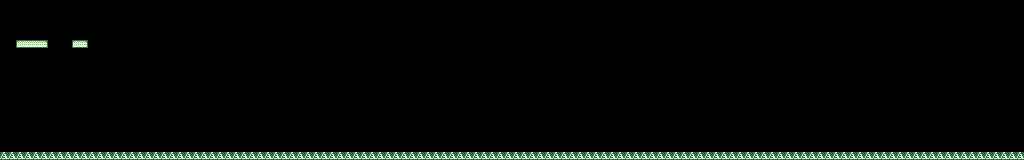

Below is a game level as drawn by its tile map, then a one-line description and the .tmx file that defines it, in full:
An orthogonal 128x20 tile map with 8x8 px tiles, 1 tile layer (Tile Layer 1).

<map version="1.10" tiledversion="1.11.0" orientation="orthogonal" renderorder="right-down" width="128" height="20" tilewidth="8" tileheight="8" infinite="0" nextlayerid="2" nextobjectid="1">
 <tileset firstgid="1" source="PlatformingTiles.tsx" />
 <layer id="1" name="Tile Layer 1" width="128" height="20">
  <data encoding="csv">
0,0,0,0,0,0,0,0,0,0,0,0,0,0,0,0,0,0,0,0,0,0,0,0,0,0,0,0,0,0,0,0,0,0,0,0,0,0,0,0,0,0,0,0,0,0,0,0,0,0,0,0,0,0,0,0,0,0,0,0,0,0,0,0,0,0,0,0,0,0,0,0,0,0,0,0,0,0,0,0,0,0,0,0,0,0,0,0,0,0,0,0,0,0,0,0,0,0,0,0,0,0,0,0,0,0,0,0,0,0,0,0,0,0,0,0,0,0,0,0,0,0,0,0,0,0,0,0,
0,0,0,0,0,0,0,0,0,0,0,0,0,0,0,0,0,0,0,0,0,0,0,0,0,0,0,0,0,0,0,0,0,0,0,0,0,0,0,0,0,0,0,0,0,0,0,0,0,0,0,0,0,0,0,0,0,0,0,0,0,0,0,0,0,0,0,0,0,0,0,0,0,0,0,0,0,0,0,0,0,0,0,0,0,0,0,0,0,0,0,0,0,0,0,0,0,0,0,0,0,0,0,0,0,0,0,0,0,0,0,0,0,0,0,0,0,0,0,0,0,0,0,0,0,0,0,0,
0,0,0,0,0,0,0,0,0,0,0,0,0,0,0,0,0,0,0,0,0,0,0,0,0,0,0,0,0,0,0,0,0,0,0,0,0,0,0,0,0,0,0,0,0,0,0,0,0,0,0,0,0,0,0,0,0,0,0,0,0,0,0,0,0,0,0,0,0,0,0,0,0,0,0,0,0,0,0,0,0,0,0,0,0,0,0,0,0,0,0,0,0,0,0,0,0,0,0,0,0,0,0,0,0,0,0,0,0,0,0,0,0,0,0,0,0,0,0,0,0,0,0,0,0,0,0,0,
0,0,0,0,0,0,0,0,0,0,0,0,0,0,0,0,0,0,0,0,0,0,0,0,0,0,0,0,0,0,0,0,0,0,0,0,0,0,0,0,0,0,0,0,0,0,0,0,0,0,0,0,0,0,0,0,0,0,0,0,0,0,0,0,0,0,0,0,0,0,0,0,0,0,0,0,0,0,0,0,0,0,0,0,0,0,0,0,0,0,0,0,0,0,0,0,0,0,0,0,0,0,0,0,0,0,0,0,0,0,0,0,0,0,0,0,0,0,0,0,0,0,0,0,0,0,0,0,
0,0,0,0,0,0,0,0,0,0,0,0,0,0,0,0,0,0,0,0,0,0,0,0,0,0,0,0,0,0,0,0,0,0,0,0,0,0,0,0,0,0,0,0,0,0,0,0,0,0,0,0,0,0,0,0,0,0,0,0,0,0,0,0,0,0,0,0,0,0,0,0,0,0,0,0,0,0,0,0,0,0,0,0,0,0,0,0,0,0,0,0,0,0,0,0,0,0,0,0,0,0,0,0,0,0,0,0,0,0,0,0,0,0,0,0,0,0,0,0,0,0,0,0,0,0,0,0,
0,0,21,22,23,24,0,0,0,21,24,0,0,0,0,0,0,0,0,0,0,0,0,0,0,0,0,0,0,0,0,0,0,0,0,0,0,0,0,0,0,0,0,0,0,0,0,0,0,0,0,0,0,0,0,0,0,0,0,0,0,0,0,0,0,0,0,0,0,0,0,0,0,0,0,0,0,0,0,0,0,0,0,0,0,0,0,0,0,0,0,0,0,0,0,0,0,0,0,0,0,0,0,0,0,0,0,0,0,0,0,0,0,0,0,0,0,0,0,0,0,0,0,0,0,0,0,0,
0,0,0,0,0,0,0,0,0,0,0,0,0,0,0,0,0,0,0,0,0,0,0,0,0,0,0,0,0,0,0,0,0,0,0,0,0,0,0,0,0,0,0,0,0,0,0,0,0,0,0,0,0,0,0,0,0,0,0,0,0,0,0,0,0,0,0,0,0,0,0,0,0,0,0,0,0,0,0,0,0,0,0,0,0,0,0,0,0,0,0,0,0,0,0,0,0,0,0,0,0,0,0,0,0,0,0,0,0,0,0,0,0,0,0,0,0,0,0,0,0,0,0,0,0,0,0,0,
0,0,0,0,0,0,0,0,0,0,0,0,0,0,0,0,0,0,0,0,0,0,0,0,0,0,0,0,0,0,0,0,0,0,0,0,0,0,0,0,0,0,0,0,0,0,0,0,0,0,0,0,0,0,0,0,0,0,0,0,0,0,0,0,0,0,0,0,0,0,0,0,0,0,0,0,0,0,0,0,0,0,0,0,0,0,0,0,0,0,0,0,0,0,0,0,0,0,0,0,0,0,0,0,0,0,0,0,0,0,0,0,0,0,0,0,0,0,0,0,0,0,0,0,0,0,0,0,
0,0,0,0,0,0,0,0,0,0,0,0,0,0,0,0,0,0,0,0,0,0,0,0,0,0,0,0,0,0,0,0,0,0,0,0,0,0,0,0,0,0,0,0,0,0,0,0,0,0,0,0,0,0,0,0,0,0,0,0,0,0,0,0,0,0,0,0,0,0,0,0,0,0,0,0,0,0,0,0,0,0,0,0,0,0,0,0,0,0,0,0,0,0,0,0,0,0,0,0,0,0,0,0,0,0,0,0,0,0,0,0,0,0,0,0,0,0,0,0,0,0,0,0,0,0,0,0,
0,0,0,0,0,0,0,0,0,0,0,0,0,0,0,0,0,0,0,0,0,0,0,0,0,0,0,0,0,0,0,0,0,0,0,0,0,0,0,0,0,0,0,0,0,0,0,0,0,0,0,0,0,0,0,0,0,0,0,0,0,0,0,0,0,0,0,0,0,0,0,0,0,0,0,0,0,0,0,0,0,0,0,0,0,0,0,0,0,0,0,0,0,0,0,0,0,0,0,0,0,0,0,0,0,0,0,0,0,0,0,0,0,0,0,0,0,0,0,0,0,0,0,0,0,0,0,0,
0,0,0,0,0,0,0,0,0,0,0,0,0,0,0,0,0,0,0,0,0,0,0,0,0,0,0,0,0,0,0,0,0,0,0,0,0,0,0,0,0,0,0,0,0,0,0,0,0,0,0,0,0,0,0,0,0,0,0,0,0,0,0,0,0,0,0,0,0,0,0,0,0,0,0,0,0,0,0,0,0,0,0,0,0,0,0,0,0,0,0,0,0,0,0,0,0,0,0,0,0,0,0,0,0,0,0,0,0,0,0,0,0,0,0,0,0,0,0,0,0,0,0,0,0,0,0,0,
0,0,0,0,0,0,0,0,0,0,0,0,0,0,0,0,0,0,0,0,0,0,0,0,0,0,0,0,0,0,0,0,0,0,0,0,0,0,0,0,0,0,0,0,0,0,0,0,0,0,0,0,0,0,0,0,0,0,0,0,0,0,0,0,0,0,0,0,0,0,0,0,0,0,0,0,0,0,0,0,0,0,0,0,0,0,0,0,0,0,0,0,0,0,0,0,0,0,0,0,0,0,0,0,0,0,0,0,0,0,0,0,0,0,0,0,0,0,0,0,0,0,0,0,0,0,0,0,
0,0,0,0,0,0,0,0,0,0,0,0,0,0,0,0,0,0,0,0,0,0,0,0,0,0,0,0,0,0,0,0,0,0,0,0,0,0,0,0,0,0,0,0,0,0,0,0,0,0,0,0,0,0,0,0,0,0,0,0,0,0,0,0,0,0,0,0,0,0,0,0,0,0,0,0,0,0,0,0,0,0,0,0,0,0,0,0,0,0,0,0,0,0,0,0,0,0,0,0,0,0,0,0,0,0,0,0,0,0,0,0,0,0,0,0,0,0,0,0,0,0,0,0,0,0,0,0,
0,0,0,0,0,0,0,0,0,0,0,0,0,0,0,0,0,0,0,0,0,0,0,0,0,0,0,0,0,0,0,0,0,0,0,0,0,0,0,0,0,0,0,0,0,0,0,0,0,0,0,0,0,0,0,0,0,0,0,0,0,0,0,0,0,0,0,0,0,0,0,0,0,0,0,0,0,0,0,0,0,0,0,0,0,0,0,0,0,0,0,0,0,0,0,0,0,0,0,0,0,0,0,0,0,0,0,0,0,0,0,0,0,0,0,0,0,0,0,0,0,0,0,0,0,0,0,0,
0,0,0,0,0,0,0,0,0,0,0,0,0,0,0,0,0,0,0,0,0,0,0,0,0,0,0,0,0,0,0,0,0,0,0,0,0,0,0,0,0,0,0,0,0,0,0,0,0,0,0,0,0,0,0,0,0,0,0,0,0,0,0,0,0,0,0,0,0,0,0,0,0,0,0,0,0,0,0,0,0,0,0,0,0,0,0,0,0,0,0,0,0,0,0,0,0,0,0,0,0,0,0,0,0,0,0,0,0,0,0,0,0,0,0,0,0,0,0,0,0,0,0,0,0,0,0,0,
0,0,0,0,0,0,0,0,0,0,0,0,0,0,0,0,0,0,0,0,0,0,0,0,0,0,0,0,0,0,0,0,0,0,0,0,0,0,0,0,0,0,0,0,0,0,0,0,0,0,0,0,0,0,0,0,0,0,0,0,0,0,0,0,0,0,0,0,0,0,0,0,0,0,0,0,0,0,0,0,0,0,0,0,0,0,0,0,0,0,0,0,0,0,0,0,0,0,0,0,0,0,0,0,0,0,0,0,0,0,0,0,0,0,0,0,0,0,0,0,0,0,0,0,0,0,0,0,
0,0,0,0,0,0,0,0,0,0,0,0,0,0,0,0,0,0,0,0,0,0,0,0,0,0,0,0,0,0,0,0,0,0,0,0,0,0,0,0,0,0,0,0,0,0,0,0,0,0,0,0,0,0,0,0,0,0,0,0,0,0,0,0,0,0,0,0,0,0,0,0,0,0,0,0,0,0,0,0,0,0,0,0,0,0,0,0,0,0,0,0,0,0,0,0,0,0,0,0,0,0,0,0,0,0,0,0,0,0,0,0,0,0,0,0,0,0,0,0,0,0,0,0,0,0,0,0,
0,0,0,0,0,0,0,0,0,0,0,0,0,0,0,0,0,0,0,0,0,0,0,0,0,0,0,0,0,0,0,0,0,0,0,0,0,0,0,0,0,0,0,0,0,0,0,0,0,0,0,0,0,0,0,0,0,0,0,0,0,0,0,0,0,0,0,0,0,0,0,0,0,0,0,0,0,0,0,0,0,0,0,0,0,0,0,0,0,0,0,0,0,0,0,0,0,0,0,0,0,0,0,0,0,0,0,0,0,0,0,0,0,0,0,0,0,0,0,0,0,0,0,0,0,0,0,0,
0,0,0,0,0,0,0,0,0,0,0,0,0,0,0,0,0,0,0,0,0,0,0,0,0,0,0,0,0,0,0,0,0,0,0,0,0,0,0,0,0,0,0,0,0,0,0,0,0,0,0,0,0,0,0,0,0,0,0,0,0,0,0,0,0,0,0,0,0,0,0,0,0,0,0,0,0,0,0,0,0,0,0,0,0,0,0,0,0,0,0,0,0,0,0,0,0,0,0,0,0,0,0,0,0,0,0,0,0,0,0,0,0,0,0,0,0,0,0,0,0,0,0,0,0,0,0,0,
25,25,25,25,25,25,25,25,25,25,25,25,25,25,25,25,25,25,25,25,25,25,25,25,25,25,25,25,25,25,25,25,25,25,25,25,25,25,25,25,25,25,25,25,25,25,25,25,25,25,25,25,25,25,25,25,25,25,25,25,25,25,25,25,25,25,25,25,25,25,25,25,25,25,25,25,25,25,25,25,25,25,25,25,25,25,25,25,25,25,25,25,25,25,25,25,25,25,25,25,25,25,25,25,25,25,25,25,25,25,25,25,25,25,25,25,25,25,25,25,25,25,25,25,25,25,25,25
</data>
 </layer>
</map>
